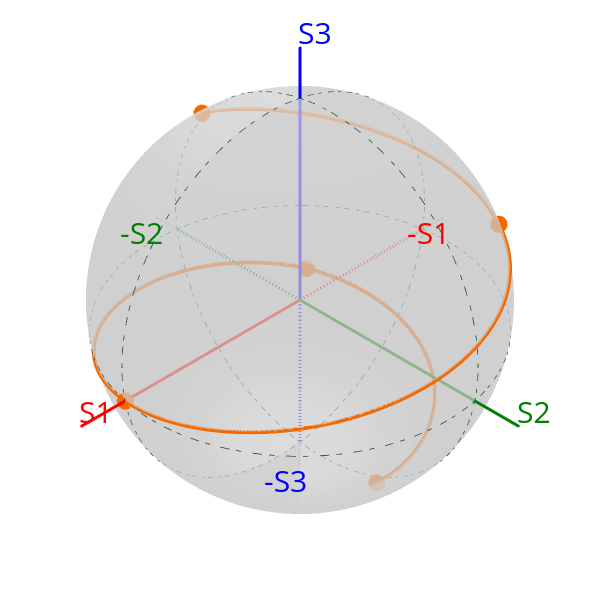

Notebook cell for this chart:
### Code cell
Stokes().Fibonacci_spiral(N=5).draw_poincare(colormap='hot',kind='scatterline')

### Figure 1 — Plotly figure (JSON) as saved in the notebook; plotly's stock layout.template omitted (floating-point values rounded to 4 significant figures; data arrays with more than 128 entries replaced by an {"elided": "..."} marker saying what was removed)
{"data": [{"hoverinfo": "skip", "line": {"color": "red", "width": 6}, "marker": {"size": 1}, "name": "S1", "scene": "scene", "type": "scatter3d", "x": [0, 1.2], "y": [0, 0], "z": [0, 0]}, {"hoverinfo": "skip", "line": {"color": "red", "dash": "dash", "width": 6}, "marker": {"size": 1}, "name": "-S1", "scene": "scene", "type": "scatter3d", "x": [0, -1.2], "y": [0, 0], "z": [0, 0]}, {"hoverinfo": "skip", "line": {"color": "green", "width": 6}, "marker": {"size": 1}, "name": "S2", "scene": "scene", "type": "scatter3d", "x": [0, 0], "y": [0, 1.2], "z": [0, 0]}, {"hoverinfo": "skip", "line": {"color": "green", "dash": "dash", "width": 6}, "marker": {"size": 1}, "name": "-S2", "scene": "scene", "type": "scatter3d", "x": [0, 0], "y": [0, -1.2], "z": [0, 0]}, {"hoverinfo": "skip", "line": {"color": "blue", "width": 6}, "marker": {"size": 1}, "name": "S3", "scene": "scene", "type": "scatter3d", "x": [0, 0], "y": [0, 0], "z": [0, 1.2]}, {"hoverinfo": "skip", "line": {"color": "blue", "dash": "dash", "width": 6}, "marker": {"size": 1}, "name": "-S3", "scene": "scene", "type": "scatter3d", "x": [0, 0], "y": [0, 0], "z": [0, -1.2]}, {"line": {"color": "darkslategrey", "dash": "dashdot", "width": 2}, "mode": "lines", "name": "S3=0", "scene": "scene", "type": "scatter3d", "x": {"elided": "361 float values"}, "y": {"elided": "361 float values"}, "z": {"elided": "361 float values"}}, {"line": {"color": "darkslategrey", "dash": "dashdot", "width": 2}, "mode": "lines", "name": "S2=0", "scene": "scene", "type": "scatter3d", "x": {"elided": "361 float values"}, "y": {"elided": "361 float values"}, "z": {"elided": "361 float values"}}, {"line": {"color": "darkslategrey", "dash": "dashdot", "width": 2}, "mode": "lines", "name": "S1=0", "scene": "scene", "type": "scatter3d", "x": {"elided": "361 float values"}, "y": {"elided": "361 float values"}, "z": {"elided": "361 float values"}}, {"cmax": 1, "cmin": 0, "colorscale": [[0, "rgb(255,255,255)"], [0.125, "rgb(240,240,240)"], [0.25, "rgb(217,217,217)"], [0.375, "rgb(189,189,189)"], [0.5, "rgb(150,150,150)"], [0.625, "rgb(115,115,115)"], [0.75, "rgb(82,82,82)"], [0.875, "rgb(37,37,37)"], [1, "rgb(0,0,0)"]], "customdata": [], "hovertemplate": "S1: %{x:.3f}<br>S2: %{y:.3f}<br>S3: %{z:.3f}<br>Parameter: %{customdata:.3f}", "lighting": {"ambient": 0.9, "diffuse": 0, "fresnel": 0.2, "roughness": 0.5, "specular": 0.05}, "name": "Sphere", "opacity": 0.7, "scene": "scene", "showlegend": false, "showscale": false, "surfacecolor": {"elided": "100x100 float values"}, "type": "surface", "x": {"elided": "100x100 float values"}, "y": {"elided": "100x100 float values"}, "z": {"elided": "100x100 float values"}}, {"customdata": [], "hovertemplate": "S1: %{x:.3f}<br>S2: %{y:.3f}<br>S3: %{z:.3f}<br>Parameter: %{customdata:.3f}", "marker": {"color": [1.0, 1.0, 1.0, 1.0, 1.0], "colorscale": [[0, "rgb(0,0,0)"], [0.3333, "rgb(230,0,0)"], [0.6667, "rgb(255,210,0)"], [1, "rgb(255,255,255)"]], "size": 10}, "mode": "markers", "name": "S", "scene": "scene", "type": "scatter3d", "x": [0.05246, -0.6758, 1.0, -0.6758, 0.05246], "y": [0.5977, -0.6191, -2.449e-16, 0.6191, -0.5977], "z": [-0.8, -0.4, 6.123e-17, 0.4, 0.8]}, {"customdata": [], "hovertemplate": "S1: %{x:.3f}<br>S2: %{y:.3f}<br>S3: %{z:.3f}<br>Parameter: %{customdata:.3f}", "line": {"color": {"elided": "276 float values"}, "colorscale": [[0, "rgb(0,0,0)"], [0.3333, "rgb(230,0,0)"], [0.6667, "rgb(255,210,0)"], [1, "rgb(255,255,255)"]], "width": 8}, "mode": "lines", "name": "S int.", "scene": "scene", "type": "scatter3d", "x": {"elided": "276 float values"}, "y": {"elided": "276 float values"}, "z": {"elided": "276 float values"}}], "layout": {"height": 600, "margin": {"b": 20, "l": 20, "r": 20, "t": 20}, "scene": {"annotations": [{"font": {"color": "red", "size": 30}, "showarrow": false, "text": "S1", "x": 1.2, "xshift": 15, "y": 0, "yshift": 15, "z": 0}, {"font": {"color": "red", "size": 30}, "showarrow": false, "text": "-S1", "x": -1.2, "xshift": -15, "y": 0, "yshift": -15, "z": 0}, {"font": {"color": "green", "size": 30}, "showarrow": false, "text": "S2", "x": 0, "xshift": 15, "y": 1.2, "yshift": 15, "z": 0}, {"font": {"color": "green", "size": 30}, "showarrow": false, "text": "-S2", "x": 0, "xshift": -15, "y": -1.2, "yshift": -15, "z": 0}, {"font": {"color": "blue", "size": 30}, "showarrow": false, "text": "S3", "x": 0, "xshift": 15, "y": 0, "yshift": 15, "z": 1.2}, {"font": {"color": "blue", "size": 30}, "showarrow": false, "text": "-S3", "x": 0, "xshift": -15, "y": 0, "yshift": -15, "z": -1.2}], "camera": {"center": {"x": 0, "y": 0, "z": 0}, "eye": {"x": 0.75, "y": 0.75, "z": 0.75}, "up": {"x": 0, "y": 0, "z": 1}}, "domain": {"x": [0, 1], "y": [0, 1]}, "xaxis": {"showbackground": false, "showgrid": false, "visible": false, "zeroline": false}, "yaxis": {"showbackground": false, "showgrid": false, "visible": false, "zeroline": false}, "zaxis": {"showbackground": false, "showgrid": false, "visible": false, "zeroline": false}}, "showlegend": false, "width": 600}}
